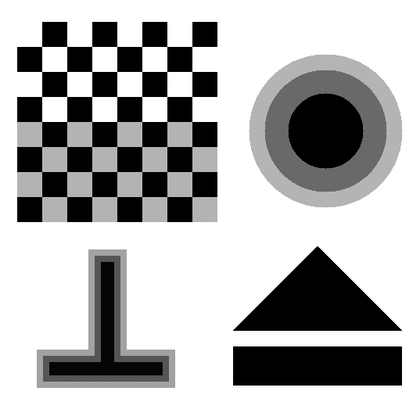
%> input picture cv17-lab1_Potamias/Part1/edgetest_17.png, 420 x 409 px, shrunk from 537 x 523 before the run
$ octave Part1.m   (GNU Octave 9; MATLAB toolbox functions it lacks are replaced by stand-ins)
%> lines starting %> are read from the running program, lines starting %| are printed output that depends on the picture; in (x1, y1, x2, y2) boxes, pixels count from 0 and x2, y2 are one past the last pixel; in counts of white or black regions, pixels touching at a corner belong together; the program's own positions count from 1
### cv17-lab1_Potamias/Part1/EdgeDetect.m
function [EdgePoints]= EdgeDetect(I,sigma,theta,LaplacType)
%%% sigma=Standar Deviation .
%%% hsize=Filter Core .
%%% Gh , Logh=Filter Impulse Response of Gaussian & Laplassian of Gaussian

[Xsize,Ysize]=size(I);

hsize=[2*ceil(3*sigma)+1] ;
%%%%% Structure Element %%%%
B=strel('disk',1,8);
%%% Gausian Smoothing %%%
Gh=fspecial('gaussian', hsize, sigma);
Is=imfilter(I,Gh);
%% Laplacian Calculation %%
%%% Laplassian Smoothing %%%

if(LaplacType==1)
    LoGh=fspecial('log', hsize, sigma);
    %%%%% Linear Smoothing %%%%%
    L=imfilter(I,LoGh);   % Linear
else
    %%%%% UnLinear Smoothing %%%
    L=imdilate(Is,B)+imerode(Is,B)-2*Is;
end
%% Zero Crossing %%
%%%% Image Sign Detect %%%%
X= (L>=0);

%%%%% Image Perigram Detect %%%
Y=imdilate(X,B)-imerode(X,B);

%%%% Rejection Zerocrossing Smooth Points %%%
[Grad]=imgradient(Is);  % Gradient of Is
MaxGrad=max(max(Grad)); % Max Gradient
EdgePoints=zeros([Xsize Ysize]);

for (i=1:Xsize)
   for (j=1:Ysize)
       if (Y(i,j)==1) && (Grad(i,j)>theta*MaxGrad)
           EdgePoints(i,j)=1;
       end
   end
end

### cv17-lab1_Potamias/Part1/RealEdgeDetect.m
function [RealEdgePoints]=RealEdgeDetect(I0,theta_real)
    %% Real Edge Points %%
    %%%%% Structure Element %%%%
    B=strel('disk',1,8);
    M=imdilate(I0,B)-imerode(I0,B);
    RealEdgePoints=M>theta_real;
end

### cv17-lab1_Potamias/Part1/Precision.m
function C=Precision(D,T)
    card_D=sum(sum(D));
    card_T=sum(sum(T)); %Real Edges

    [Xsize,Ysize]=size(D);
    Pr=0; % Tomi Synolwn
    for i=1:Xsize
        for j=1:Ysize
            if (D(i,j)==1 && T(i,j)==1)
              Pr=Pr+1  ;
            end
        end
    end
    Pr1=Pr/card_T;
    Pr2=Pr/card_D;
    C=mean([Pr1 Pr2]);
end

### cv17-lab1_Potamias/Part1/Part1.m
%% Part 1.1 %%%
%%%% Read Image Normalize %%%
I0=imread('edgetest_17.png'); %Gray Image read
%> I0 is the input picture: size 409x420 uint8; min 0, max 255, mean 175.6
I0=im2double(I0);
%> I0: size 409x420 double
%%%%% Kanonikopoisi Eikonas %%%%
Imax=max(max(I0));
%> Imax = 1
I0=I0/Imax;

Imin=min(min(I0));
%> Imin = 0

%%% Insert Image Noise %%%
DI=Imax-Imin;
%> DI = 1
V1=DI/10; % PSNR=20
%> V1 = 0.1
V2=DI/(sqrt(10)); %PSNR=10
%> V2 = 0.316
J1=imnoise(I0,'gaussian',0,V1.^2);
J2=imnoise(I0,'gaussian',0,V2.^2);
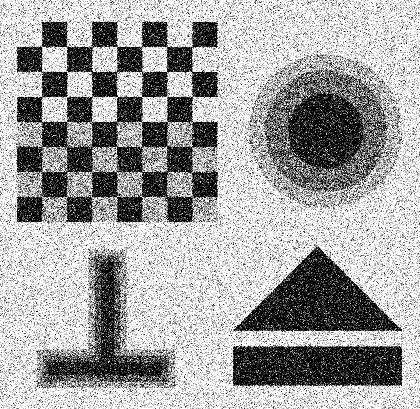
%> J2: size 409x420 double; min 0, max 1, mean 0.643
display(V1 , 'Standar Deviation for PSNR=20dB');
%| 0.1000
display(V2 , 'Standar Deviation for PSNR=10dB');
%| 0.3162


%% 1.2 Edge Points Estimating%%
sigma= 1.5;
theta=0.2;
%%%% To change to PSNR=10dB uncomment %%%%
%%% Gaussian Filter %%%%
% [EdgePoints1]= EdgeDetect(J2,sigma,theta,1);
%%%% Laplacian of Gaussian Filter %%%%
% [EdgePoints2]= EdgeDetect(J2,sigma,theta,2);

%%% Gaussian Filter %%%%
[EdgePoints1]= EdgeDetect(J1,sigma,theta,1);
%> in EdgeDetect, `X= (L>=0);`:
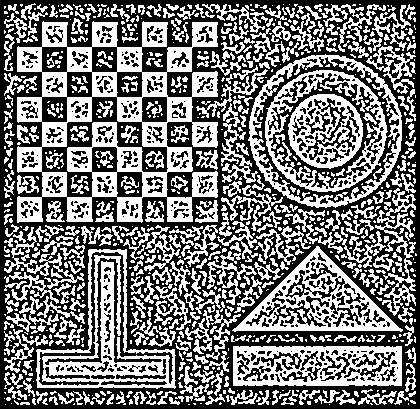
%> X: size 409x420 logical; 46.6% white; 835 white regions (431 under 20 px), largest, box (x1, y1, x2, y2) and area: (17, 21, 218, 223) 16418, (36, 249, 176, 389) 5641, (232, 246, 403, 332) 4668
%> in EdgeDetect, `Y=imdilate(X,B)-imerode(X,B);`: Y: size 409x420 double; values 0 (black) and 1 (white), 56.2% white; 4264 black regions (3897 under 20 px), largest, box (x1, y1, x2, y2) and area: (0, 0, 420, 409) 18454, (234, 347, 401, 385) 1872, (234, 247, 402, 331) 1636
%> in EdgeDetect, `[Grad]=imgradient(Is);`:
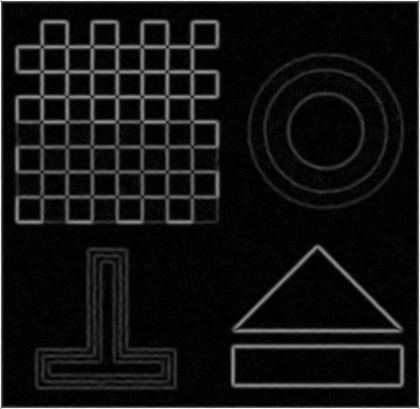
%> Grad: size 409x420 double; min 0.000242, max 3.34, mean 0.261; drawn with min black and max white
%> in EdgeDetect, `MaxGrad=max(max(Grad));`: MaxGrad = 3.34
%> after the loop in EdgeDetect, `for (i=1:Xsize)`: EdgePoints: size 409x420 double; values 0 (black) and 1 (white), 4.7% white in thin lines or dots, all inside (x1, y1, x2, y2) = (16, 20, 403, 389)
%%%% Laplacian of Gaussian Filter %%%%
[EdgePoints2]= EdgeDetect(J1,sigma,theta,2);
%> call 2 of EdgeDetect, with sigma = 1.5, theta = 0.2, LaplacType = 2
%> in EdgeDetect (call 2), `L=imdilate(Is,B)+imerode(Is,B)-2*Is;`:
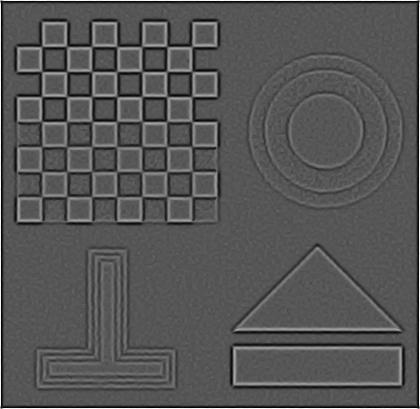
%> L: size 409x420 double; min -0.11, max 0.214, mean -0.000258; drawn with min black and max white
%> in EdgeDetect (call 2), `X= (L>=0);`: X: size 409x420 logical; 46.9% white; 868 white regions (552 under 20 px), largest, box (x1, y1, x2, y2) and area: (17, 22, 218, 223) 17843, (233, 247, 402, 332) 4719, (233, 346, 402, 386) 4682
%> in EdgeDetect (call 2), `Y=imdilate(X,B)-imerode(X,B);`:
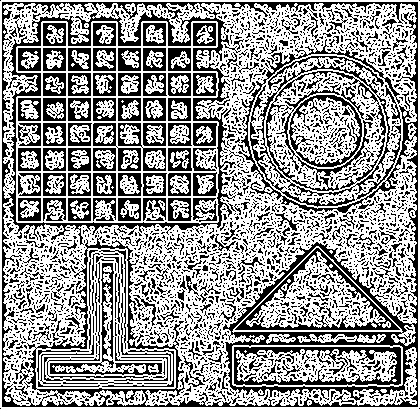
%> Y: size 409x420 double; values 0 (black) and 1 (white), 59.2% white; 3712 black regions (3396 under 20 px), largest, box (x1, y1, x2, y2) and area: (2, 2, 418, 407) 18266, (234, 347, 401, 385) 2174, (235, 248, 400, 330) 1732
%> after the loop in EdgeDetect (call 2), `for (i=1:Xsize)`:
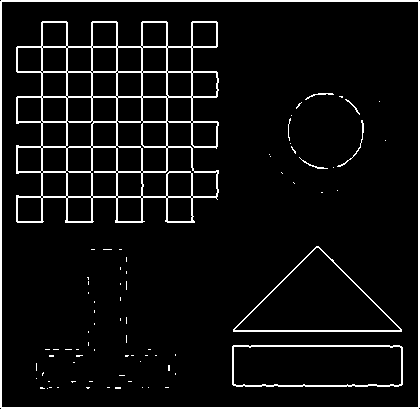
%> EdgePoints: size 409x420 double; values 0 (black) and 1 (white), 6.6% white in thin lines or dots

%% 1.3 Real Edge Points %%%
[RealEdgePoints]=RealEdgeDetect(I0,theta);
%> in RealEdgeDetect, `RealEdgePoints=M>theta_real;`:
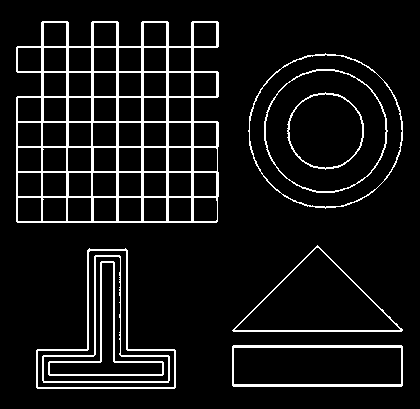
%> RealEdgePoints: size 409x420 logical; 8.4% white in thin lines or dots, all inside (x1, y1, x2, y2) = (16, 21, 403, 389)

%%% 1.3.2 Results Precision %%%%
C1=Precision(EdgePoints1,RealEdgePoints);
%> in Precision, `card_D=sum(sum(D));`: card_D = 8083
%> in Precision, `card_T=sum(sum(T));`: card_T = 14357
%> after the loop in Precision, `for i=1:Xsize`: Pr = 8027
%> in Precision, `Pr1=Pr/card_T;`: Pr1 = 0.559
%> in Precision, `Pr2=Pr/card_D;`: Pr2 = 0.993
%> in Precision, `C=mean([Pr1 Pr2]);`: C = 0.776
%> C1 = 0.776
C2=Precision(EdgePoints2,RealEdgePoints);
%> C2 = 0.635

%%%%%% PLOTING %%%%%%%%%

% subplot(2,2,1);
% imshow(J1); title('Noise PSNR=20dB');
subplot(2,2,1)
imshow(J2); title('Noise PSNR=10dB');

str2=['Precision= ', num2str(C1)];
%> str2 = 'Precision= 0.77609'
subplot(2,2,3); imshow(EdgePoints1); title({'Edge Detect Gaussian Filter';str2});
str2=['Precision= ', num2str(C2)];
%> str2 = 'Precision= 0.63508'
subplot(2,2,4); imshow(EdgePoints2); title({'Edge Detect Laplassian of Gaussian Filter';str2});
subplot(2,2,2); imshow(RealEdgePoints); title('Real Edge Points');

display(0.5*(C1+C2) , 'Average Edge Detection Precision ');
%| 0.7056

suptitle({['\sigma = ', num2str(sigma) ];['\theta = ' , num2str(theta)]}) ;
